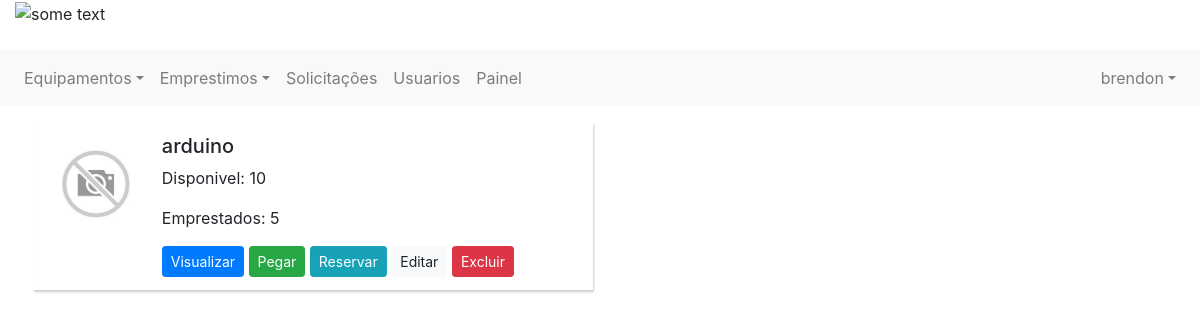
The app's page /equipamento/ (signed in) with its own data.
### controle/models.py (models this page shows)
class Item(models.Model):
    nome = models.CharField(max_length=50)
    quantidade = models.IntegerField()
    quantidade_emprestada = models.IntegerField()
    tipo = models.ForeignKey(TipoEquipamento, on_delete=models.CASCADE)
    imagem = models.FileField(upload_to='documents/%Y/%m/%d', default='documents/1111/sem_foto.jpg')
    excluido = models.BooleanField(default=False)

### controle/views.py (the view)
# urls.py: path('equipamento/', views.exibir_equipamentos, name='equipamentos'),
@login_required
def exibir_equipamentos(request):
    itens = Item.objects.filter(excluido=False).exclude(quantidade=0)
    itens2 = Item.objects.filter(quantidade=0).exclude(excluido=True)
    itens = itens.union(itens2, all=True)
    paginator = Paginator(itens, 8)
    page = request.GET.get('page')
    itens = paginator.get_page(page)
    return render(request, 'equipamentos/listar.html',
                  {'itens': itens, 'user_logado': get_usuario_logado(request)})

### controle/views.py (called while the page is built)
def get_usuario_logado(request):
    return request.user

### controle/templates/equipamentos/listar.html (shortened to what this page needs)
{% extends 'base.html' %}
{% block 'content' %}
{% if itens %}
<ul class="card-deck" style="padding-left: 17px">
    {% for item in itens %}
    {% if item.quantidade > 0 %}
    {% include 'equipamentos/preview.html' with item=item %}
    {% else %}
    {% include 'equipamentos/preview.html' with item=item %}
    {% endif %}
    {% endfor %}
</ul>
{% else %}
<p style="font-size: 30px; font-weight: bold; text-align:center">Nenhum item encontrado <br> :( </p>
{% endif %}
{% endblock %}

### controle/templates/base.html (shortened to what this page needs)
{% load staticfiles %}
<!DOCTYPE html>
<html lang="pt">
<head>
    <link rel="stylesheet" href="https://stackpath.bootstrapcdn.com/bootstrap/4.3.1/css/bootstrap.min.css"
>
</head>
<body>
<header class="page-header">
    <div class="">
        <div class="container-fluid">
            <div class="row">
                <div class="col-12">
                    <img src="http://lims.ifpi.edu.br/images/logo.png" alt="some text" width=200 height=80>
                </div>
            </div>
        </div>
        <br>
        <div class="row">
            <div class="col-12">
                <nav class="navbar navbar-expand-sm navbar-light bg-light">
                    <div class="collapse navbar-collapse" id="navbarCollapse">
                        <div class="navbar-nav">
                            <div class="nav-item dropdown">
                                <a href="#" class="nav-link dropdown-toggle" data-toggle="dropdown">Equipamentos</a>
                            </div>
                            <div class="nav-item dropdown">
                                <a href="#" class="nav-link dropdown-toggle" data-toggle="dropdown">Emprestimos</a>
                            </div>
                            {% if user_logado.is_superuser %}
                            <a class="nav-item nav-link" href="{% url 'exibir_solicitacoes' %}">Solicitações </a>
                            <a class="nav-item nav-link" href="{% url 'exibir_usuarios' %}">Usuarios </a>
                            <a class="nav-item nav-link" href="{% url 'painel_admin' %}">Painel </a>
                            {% endif %}
                        </div>
                        <div class="navbar-nav dropdown ml-auto">
                            <a href="#" class="nav-link dropdown-toggle" data-toggle="dropdown">
                                {{ user_logado.username }}</a>
                        </div>
                    </div>
                </nav>
            </div>
        </div>
    </div>
</header>
<div class="container-fluid">
    <div class="">
        <div class="" style=" ">
            {% block 'content' %}
            {% endblock %}
        </div>
    </div>
</div>
</body>
</html>

### controle/templates/equipamentos/preview.html (shortened to what this page needs)
{% if item.quantidade > 0 %}
<li class="media item-preview " style="width: 100%; max-width: 560px; min-width: 420px; "
    onMouseOver="this.style.backgroundColor='#f0f0f0'" onMouseOut="this.style.backgroundColor='#0000'">
    {% else %}
<li class="media item-preview " style="background-color: #f0f0f0; width: 100%; max-width: 560px; min-width: 420px; "
    onMouseOver="this.style.backgroundColor='#ffe8ed'" onMouseOut="this.style.backgroundColor='#f0f0f0'">
    {% endif %}
    <img src="{{ item.imagem.url }}" alt="{{ item.nome }}" class="mr-3" width="100">
    <div class="media-body">
        <h5 class="nome">{{item.nome}} </h5>
        {% if item.quantidade > 0 %}
        <p class="price">Disponivel: {{ item.quantidade }} </p>
        {% else %}
        <p class="price">Indisponivel</p>
        {% endif %}
        <p class="price">Emprestados: {{ item.quantidade_emprestada }} </p>
        <a class="btn btn-sm btn-primary" href="{% url 'equipamento' item.id %}">Visualizar</a>
        {% if item.quantidade > 0 %}
        <a class="btn btn-sm btn-success" href="{% url 'solicitar_emprestimo' item.id %}">Pegar</a>
        {% if user_logado.is_superuser %}
        <a class="btn btn-sm btn-info" href="{% url 'reservar_equipamento' item.id %}">Reservar</a>
        {% endif %}
        {% endif %}
        {% if user_logado.is_superuser %}
        <a class="btn btn-sm btn-light" href="{% url 'editar_equipamento' pk=item.id %}">Editar</a>
        <a class="btn btn-sm btn-danger" href="" role="button" id="dropdownMenuLink"
           data-toggle="dropdown" aria-haspopup="true" aria-expanded="false">Excluir</a>
        {% endif %}
    </div>
</li>

### controle/templates/base.html (style rules this page uses)
.item-preview { box-shadow: rgba(0, 0, 0, .2) 1px 2px 2px; margin: 1em; padding: .8em; }

### records on screen
Item: imagem (picture), nome "arduino", quantidade "10", quantidade_emprestada "5", shows "Pegar", shows "Reservar"

### other values on screen
{{ user_logado.username }} "brendon"
